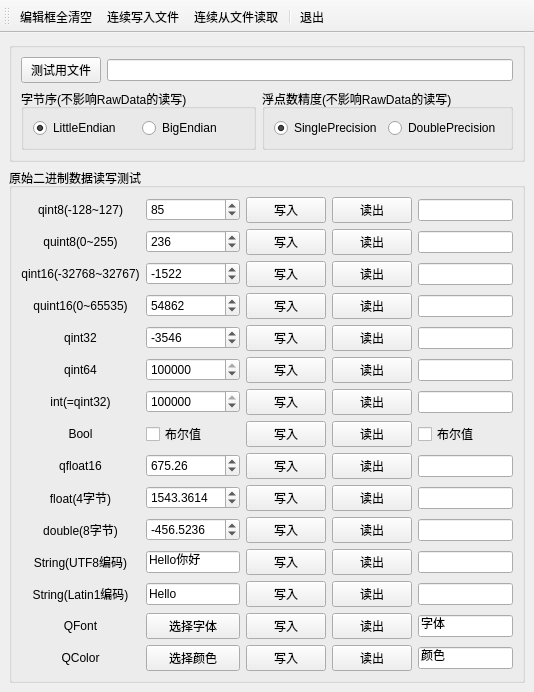
<?xml version="1.0" encoding="UTF-8"?>
<ui version="4.0">
 <class>MainWindow</class>
 <widget class="QMainWindow" name="MainWindow">
  <property name="geometry">
   <rect>
    <x>0</x>
    <y>0</y>
    <width>534</width>
    <height>683</height>
   </rect>
  </property>
  <property name="windowTitle">
   <string>MainWindow</string>
  </property>
  <widget class="QWidget" name="centralwidget">
   <layout class="QVBoxLayout" name="verticalLayout_2">
    <item>
     <widget class="QGroupBox" name="groupBox">
      <property name="title">
       <string/>
      </property>
      <layout class="QVBoxLayout" name="verticalLayout">
       <item>
        <layout class="QHBoxLayout" name="horizontalLayout">
         <item>
          <widget class="QPushButton" name="pushButton">
           <property name="text">
            <string>测试用文件</string>
           </property>
          </widget>
         </item>
         <item>
          <widget class="QLineEdit" name="editFilename"/>
         </item>
        </layout>
       </item>
       <item>
        <layout class="QHBoxLayout" name="horizontalLayout_4">
         <item>
          <widget class="QGroupBox" name="groupBox_2">
           <property name="title">
            <string>字节序(不影响RawData的读写)</string>
           </property>
           <layout class="QHBoxLayout" name="horizontalLayout_2">
            <item>
             <widget class="QRadioButton" name="radio_LittelEndian">
              <property name="text">
               <string>LittleEndian</string>
              </property>
              <property name="checked">
               <bool>true</bool>
              </property>
             </widget>
            </item>
            <item>
             <widget class="QRadioButton" name="radio_BigEndian">
              <property name="text">
               <string>BigEndian</string>
              </property>
             </widget>
            </item>
           </layout>
          </widget>
         </item>
         <item>
          <widget class="QGroupBox" name="groupBox_3">
           <property name="title">
            <string>浮点数精度(不影响RawData的读写)</string>
           </property>
           <layout class="QHBoxLayout" name="horizontalLayout_3">
            <item>
             <widget class="QRadioButton" name="radio_Single">
              <property name="text">
               <string>SinglePrecision</string>
              </property>
              <property name="checked">
               <bool>true</bool>
              </property>
             </widget>
            </item>
            <item>
             <widget class="QRadioButton" name="radio_Double">
              <property name="text">
               <string>DoublePrecision</string>
              </property>
             </widget>
            </item>
           </layout>
          </widget>
         </item>
        </layout>
       </item>
      </layout>
     </widget>
    </item>
    <item>
     <widget class="QGroupBox" name="groupBox_4">
      <property name="title">
       <string>原始二进制数据读写测试</string>
      </property>
      <layout class="QGridLayout" name="gridLayout">
       <item row="2" column="3">
        <widget class="QPushButton" name="btnInt16_Read">
         <property name="text">
          <string>读出</string>
         </property>
        </widget>
       </item>
       <item row="10" column="0">
        <widget class="QLabel" name="label_19">
         <property name="text">
          <string>double(8字节)</string>
         </property>
         <property name="alignment">
          <set>Qt::AlignCenter</set>
         </property>
        </widget>
       </item>
       <item row="9" column="3">
        <widget class="QPushButton" name="btnFloat_Read">
         <property name="text">
          <string>读出</string>
         </property>
        </widget>
       </item>
       <item row="1" column="0">
        <widget class="QLabel" name="label_2">
         <property name="text">
          <string>quint8(0~255)</string>
         </property>
         <property name="alignment">
          <set>Qt::AlignCenter</set>
         </property>
        </widget>
       </item>
       <item row="8" column="2">
        <widget class="QPushButton" name="btnFloat16_Write">
         <property name="text">
          <string>写入</string>
         </property>
        </widget>
       </item>
       <item row="3" column="0">
        <widget class="QLabel" name="label_4">
         <property name="text">
          <string>quint16(0~65535)</string>
         </property>
         <property name="alignment">
          <set>Qt::AlignCenter</set>
         </property>
        </widget>
       </item>
       <item row="0" column="3">
        <widget class="QPushButton" name="btnInt8_Read">
         <property name="text">
          <string>读出</string>
         </property>
        </widget>
       </item>
       <item row="12" column="4">
        <widget class="QLineEdit" name="edit_QStrOut"/>
       </item>
       <item row="14" column="2">
        <widget class="QPushButton" name="btnColor_Write">
         <property name="text">
          <string>写入</string>
         </property>
        </widget>
       </item>
       <item row="0" column="1">
        <widget class="QSpinBox" name="spin_Int8">
         <property name="value">
          <number>85</number>
         </property>
        </widget>
       </item>
       <item row="13" column="4">
        <widget class="QLineEdit" name="editFont_Out">
         <property name="text">
          <string>字体</string>
         </property>
        </widget>
       </item>
       <item row="9" column="1">
        <widget class="QDoubleSpinBox" name="spin_Float">
         <property name="decimals">
          <number>4</number>
         </property>
         <property name="maximum">
          <double>10000.000000000000000</double>
         </property>
         <property name="value">
          <double>1543.361400000000003</double>
         </property>
        </widget>
       </item>
       <item row="13" column="3">
        <widget class="QPushButton" name="btnFont_Read">
         <property name="text">
          <string>读出</string>
         </property>
        </widget>
       </item>
       <item row="4" column="4">
        <widget class="QLineEdit" name="edit_Int32"/>
       </item>
       <item row="5" column="4">
        <widget class="QLineEdit" name="edit_Int64"/>
       </item>
       <item row="3" column="4">
        <widget class="QLineEdit" name="edit_UInt16"/>
       </item>
       <item row="9" column="2">
        <widget class="QPushButton" name="btnFloat_Write">
         <property name="text">
          <string>写入</string>
         </property>
        </widget>
       </item>
       <item row="13" column="0">
        <widget class="QLabel" name="label_22">
         <property name="text">
          <string>QFont</string>
         </property>
         <property name="alignment">
          <set>Qt::AlignCenter</set>
         </property>
        </widget>
       </item>
       <item row="7" column="4">
        <widget class="QCheckBox" name="chkBox_Out">
         <property name="text">
          <string>布尔值</string>
         </property>
        </widget>
       </item>
       <item row="2" column="0">
        <widget class="QLabel" name="label_3">
         <property name="text">
          <string>qint16(-32768~32767)</string>
         </property>
         <property name="alignment">
          <set>Qt::AlignCenter</set>
         </property>
        </widget>
       </item>
       <item row="4" column="0">
        <widget class="QLabel" name="label_5">
         <property name="text">
          <string>qint32</string>
         </property>
         <property name="alignment">
          <set>Qt::AlignCenter</set>
         </property>
        </widget>
       </item>
       <item row="7" column="3">
        <widget class="QPushButton" name="btnBool_Read">
         <property name="text">
          <string>读出</string>
         </property>
        </widget>
       </item>
       <item row="11" column="0">
        <widget class="QLabel" name="label_20">
         <property name="text">
          <string>String(UTF8编码)</string>
         </property>
         <property name="alignment">
          <set>Qt::AlignCenter</set>
         </property>
        </widget>
       </item>
       <item row="5" column="0">
        <widget class="QLabel" name="label_6">
         <property name="text">
          <string>qint64</string>
         </property>
         <property name="alignment">
          <set>Qt::AlignCenter</set>
         </property>
        </widget>
       </item>
       <item row="8" column="1">
        <widget class="QDoubleSpinBox" name="spin_Float16">
         <property name="maximum">
          <double>10000.000000000000000</double>
         </property>
         <property name="value">
          <double>675.259999999999991</double>
         </property>
        </widget>
       </item>
       <item row="3" column="3">
        <widget class="QPushButton" name="btnUInt16_Read">
         <property name="text">
          <string>读出</string>
         </property>
        </widget>
       </item>
       <item row="2" column="4">
        <widget class="QLineEdit" name="edit_Int16"/>
       </item>
       <item row="9" column="4">
        <widget class="QLineEdit" name="edit_Float"/>
       </item>
       <item row="11" column="3">
        <widget class="QPushButton" name="btnStr_Read">
         <property name="text">
          <string>读出</string>
         </property>
        </widget>
       </item>
       <item row="5" column="2">
        <widget class="QPushButton" name="btnInt64_Write">
         <property name="text">
          <string>写入</string>
         </property>
        </widget>
       </item>
       <item row="13" column="2">
        <widget class="QPushButton" name="btnFont_Write">
         <property name="text">
          <string>写入</string>
         </property>
        </widget>
       </item>
       <item row="5" column="3">
        <widget class="QPushButton" name="btnInt64_Read">
         <property name="text">
          <string>读出</string>
         </property>
        </widget>
       </item>
       <item row="8" column="3">
        <widget class="QPushButton" name="btnFloat16_Read">
         <property name="text">
          <string>读出</string>
         </property>
        </widget>
       </item>
       <item row="1" column="2">
        <widget class="QPushButton" name="btnUInt8_Write">
         <property name="text">
          <string>写入</string>
         </property>
        </widget>
       </item>
       <item row="14" column="4">
        <widget class="QLineEdit" name="editColor_Out">
         <property name="text">
          <string>颜色</string>
         </property>
        </widget>
       </item>
       <item row="12" column="0">
        <widget class="QLabel" name="label_21">
         <property name="text">
          <string>String(Latin1编码)</string>
         </property>
         <property name="alignment">
          <set>Qt::AlignCenter</set>
         </property>
        </widget>
       </item>
       <item row="7" column="1">
        <widget class="QCheckBox" name="chkBox_In">
         <property name="text">
          <string>布尔值</string>
         </property>
        </widget>
       </item>
       <item row="0" column="2">
        <widget class="QPushButton" name="btnInt8_Write">
         <property name="text">
          <string>写入</string>
         </property>
        </widget>
       </item>
       <item row="13" column="1">
        <widget class="QPushButton" name="btnFont_In">
         <property name="text">
          <string>选择字体</string>
         </property>
        </widget>
       </item>
       <item row="11" column="1">
        <widget class="QLineEdit" name="edit_StrIn">
         <property name="text">
          <string>Hello你好</string>
         </property>
        </widget>
       </item>
       <item row="1" column="3">
        <widget class="QPushButton" name="btnUInt8_Read">
         <property name="text">
          <string>读出</string>
         </property>
        </widget>
       </item>
       <item row="1" column="4">
        <widget class="QLineEdit" name="edit_UInt8"/>
       </item>
       <item row="12" column="3">
        <widget class="QPushButton" name="btnQStr_Read">
         <property name="text">
          <string>读出</string>
         </property>
        </widget>
       </item>
       <item row="11" column="2">
        <widget class="QPushButton" name="btnStr_Write">
         <property name="text">
          <string>写入</string>
         </property>
        </widget>
       </item>
       <item row="4" column="3">
        <widget class="QPushButton" name="btnInt32_Read">
         <property name="text">
          <string>读出</string>
         </property>
        </widget>
       </item>
       <item row="3" column="2">
        <widget class="QPushButton" name="btnUInt16_Write">
         <property name="text">
          <string>写入</string>
         </property>
        </widget>
       </item>
       <item row="1" column="1">
        <widget class="QSpinBox" name="spin_UInt8">
         <property name="maximum">
          <number>1000</number>
         </property>
         <property name="value">
          <number>236</number>
         </property>
        </widget>
       </item>
       <item row="8" column="4">
        <widget class="QLineEdit" name="edit_Float16"/>
       </item>
       <item row="4" column="1">
        <widget class="QSpinBox" name="spin_Int32">
         <property name="minimum">
          <number>-10000</number>
         </property>
         <property name="value">
          <number>-3546</number>
         </property>
        </widget>
       </item>
       <item row="11" column="4">
        <widget class="QLineEdit" name="edit_StrOut"/>
       </item>
       <item row="14" column="1">
        <widget class="QPushButton" name="btnColor_In">
         <property name="text">
          <string>选择颜色</string>
         </property>
        </widget>
       </item>
       <item row="2" column="2">
        <widget class="QPushButton" name="btnInt16_Write">
         <property name="text">
          <string>写入</string>
         </property>
        </widget>
       </item>
       <item row="14" column="3">
        <widget class="QPushButton" name="btnColor_Read">
         <property name="text">
          <string>读出</string>
         </property>
        </widget>
       </item>
       <item row="7" column="0">
        <widget class="QLabel" name="label_7">
         <property name="text">
          <string>Bool</string>
         </property>
         <property name="alignment">
          <set>Qt::AlignCenter</set>
         </property>
        </widget>
       </item>
       <item row="9" column="0">
        <widget class="QLabel" name="label_9">
         <property name="text">
          <string>float(4字节)</string>
         </property>
         <property name="alignment">
          <set>Qt::AlignCenter</set>
         </property>
        </widget>
       </item>
       <item row="8" column="0">
        <widget class="QLabel" name="label_8">
         <property name="text">
          <string>qfloat16</string>
         </property>
         <property name="alignment">
          <set>Qt::AlignCenter</set>
         </property>
        </widget>
       </item>
       <item row="7" column="2">
        <widget class="QPushButton" name="btnBool_Write">
         <property name="text">
          <string>写入</string>
         </property>
        </widget>
       </item>
       <item row="14" column="0">
        <widget class="QLabel" name="label_23">
         <property name="text">
          <string>QColor</string>
         </property>
         <property name="alignment">
          <set>Qt::AlignCenter</set>
         </property>
        </widget>
       </item>
       <item row="10" column="1">
        <widget class="QDoubleSpinBox" name="spin_Double">
         <property name="decimals">
          <number>4</number>
         </property>
         <property name="minimum">
          <double>-500.000000000000000</double>
         </property>
         <property name="value">
          <double>-456.523599999999988</double>
         </property>
        </widget>
       </item>
       <item row="0" column="4">
        <widget class="QLineEdit" name="edit_Int8"/>
       </item>
       <item row="10" column="3">
        <widget class="QPushButton" name="btnDouble_Read">
         <property name="text">
          <string>读出</string>
         </property>
        </widget>
       </item>
       <item row="5" column="1">
        <widget class="QSpinBox" name="spin_Int64">
         <property name="maximum">
          <number>10000000</number>
         </property>
         <property name="value">
          <number>2564851</number>
         </property>
        </widget>
       </item>
       <item row="10" column="2">
        <widget class="QPushButton" name="btnDouble_Write">
         <property name="text">
          <string>写入</string>
         </property>
        </widget>
       </item>
       <item row="0" column="0">
        <widget class="QLabel" name="label">
         <property name="text">
          <string>qint8(-128~127)</string>
         </property>
         <property name="alignment">
          <set>Qt::AlignCenter</set>
         </property>
        </widget>
       </item>
       <item row="3" column="1">
        <widget class="QSpinBox" name="spin_UInt16">
         <property name="maximum">
          <number>100000</number>
         </property>
         <property name="value">
          <number>54862</number>
         </property>
        </widget>
       </item>
       <item row="10" column="4">
        <widget class="QLineEdit" name="edit_Double"/>
       </item>
       <item row="12" column="2">
        <widget class="QPushButton" name="btnQStr_Write">
         <property name="text">
          <string>写入</string>
         </property>
        </widget>
       </item>
       <item row="12" column="1">
        <widget class="QLineEdit" name="edit_QStrIn">
         <property name="text">
          <string>Hello</string>
         </property>
        </widget>
       </item>
       <item row="2" column="1">
        <widget class="QSpinBox" name="spin_Int16">
         <property name="minimum">
          <number>-10000</number>
         </property>
         <property name="value">
          <number>-1522</number>
         </property>
        </widget>
       </item>
       <item row="4" column="2">
        <widget class="QPushButton" name="btnInt32_Write">
         <property name="text">
          <string>写入</string>
         </property>
        </widget>
       </item>
       <item row="6" column="0">
        <widget class="QLabel" name="label_10">
         <property name="text">
          <string>int(=qint32)</string>
         </property>
         <property name="alignment">
          <set>Qt::AlignCenter</set>
         </property>
        </widget>
       </item>
       <item row="6" column="1">
        <widget class="QSpinBox" name="spin_Int">
         <property name="maximum">
          <number>10000000</number>
         </property>
         <property name="value">
          <number>2564851</number>
         </property>
        </widget>
       </item>
       <item row="6" column="2">
        <widget class="QPushButton" name="btnInt_Write">
         <property name="text">
          <string>写入</string>
         </property>
        </widget>
       </item>
       <item row="6" column="3">
        <widget class="QPushButton" name="btnInt_Read">
         <property name="text">
          <string>读出</string>
         </property>
        </widget>
       </item>
       <item row="6" column="4">
        <widget class="QLineEdit" name="edit_Int"/>
       </item>
      </layout>
     </widget>
    </item>
   </layout>
  </widget>
  <widget class="QToolBar" name="toolBar">
   <property name="windowTitle">
    <string>toolBar</string>
   </property>
   <property name="toolButtonStyle">
    <enum>Qt::ToolButtonTextBesideIcon</enum>
   </property>
   <attribute name="toolBarArea">
    <enum>TopToolBarArea</enum>
   </attribute>
   <attribute name="toolBarBreak">
    <bool>false</bool>
   </attribute>
   <addaction name="actClearOutput"/>
   <addaction name="actSaveAll"/>
   <addaction name="actReadAll"/>
   <addaction name="separator"/>
   <addaction name="actClose"/>
  </widget>
  <action name="actClearOutput">
   <property name="icon">
    <iconset resource="res.qrc">
     <normaloff>:/icons/icons/clean.bmp</normaloff>:/icons/icons/clean.bmp</iconset>
   </property>
   <property name="text">
    <string>编辑框全清空</string>
   </property>
   <property name="toolTip">
    <string>读出数据吧编辑框全清空</string>
   </property>
  </action>
  <action name="actClose">
   <property name="icon">
    <iconset resource="res.qrc">
     <normaloff>:/icons/icons/exit.bmp</normaloff>:/icons/icons/exit.bmp</iconset>
   </property>
   <property name="text">
    <string>退出</string>
   </property>
   <property name="toolTip">
    <string>退出</string>
   </property>
  </action>
  <action name="actSaveAll">
   <property name="icon">
    <iconset resource="res.qrc">
     <normaloff>:/icons/icons/save.bmp</normaloff>:/icons/icons/save.bmp</iconset>
   </property>
   <property name="text">
    <string>连续写入文件</string>
   </property>
   <property name="toolTip">
    <string>连续写入文件</string>
   </property>
  </action>
  <action name="actReadAll">
   <property name="icon">
    <iconset resource="res.qrc">
     <normaloff>:/icons/icons/126.bmp</normaloff>:/icons/icons/126.bmp</iconset>
   </property>
   <property name="text">
    <string>连续从文件读取</string>
   </property>
   <property name="toolTip">
    <string>连续从文件读取</string>
   </property>
  </action>
 </widget>
 <resources>
  <include location="res.qrc"/>
 </resources>
 <connections>
  <connection>
   <sender>actClose</sender>
   <signal>triggered()</signal>
   <receiver>MainWindow</receiver>
   <slot>close()</slot>
   <hints>
    <hint type="sourcelabel">
     <x>-1</x>
     <y>-1</y>
    </hint>
    <hint type="destinationlabel">
     <x>266</x>
     <y>341</y>
    </hint>
   </hints>
  </connection>
 </connections>
</ui>
